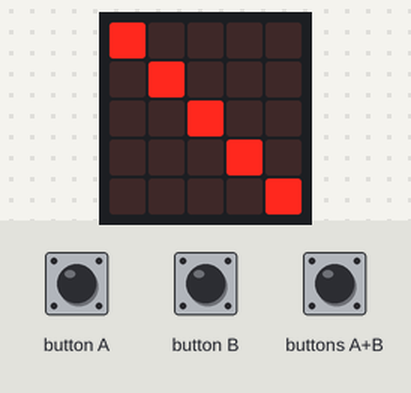
The program below on a simulated BBC micro:bit (MakeCode). Parts: the board's 5×5 LED display. The test bench sets the inputs (shaded band).

Above: at 0.1 s.
At 1.6 s:
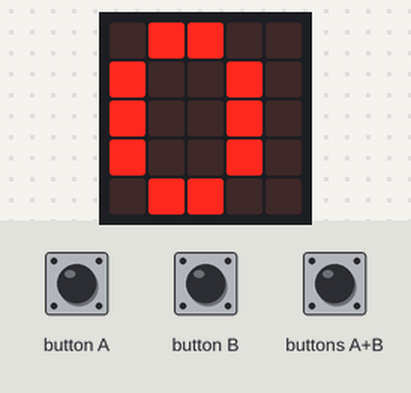
1.7 s: buttons A+B pressed for 0.15 s
At 2.12 s:
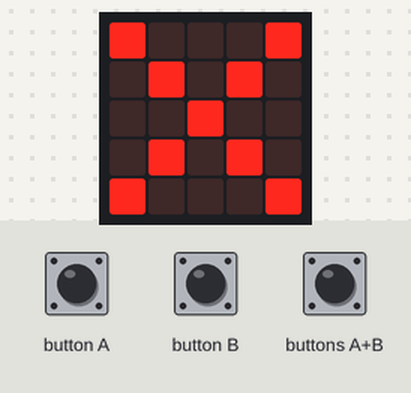
4.8 s: buttons A+B pressed for 1 s
Timing chart, 0 to 7.8 s (numbered marks = the images above; inputs shaded):
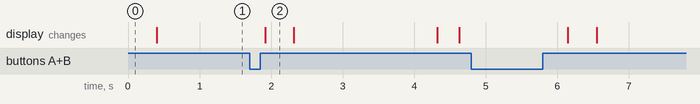

The program:

main.ts
```typescript
input.onButtonPressed(Button.A, function () {
    Contando = true
})
input.onButtonPressed(Button.AB, function () {
    Contando = false
    Minutos = 0
    Segundos = 0
    basic.showLeds(`
        # . . . #
        . # . # .
        . . # . .
        . # . # .
        # . . . #
        `)
    basic.pause(2000)
    basic.clearScreen()
})
input.onButtonPressed(Button.B, function () {
    Contando = false
})
let Segundos = 0
let Minutos = 0
let Contando = false
Contando = false
Minutos = 0
basic.showLeds(`
    # . . . .
    . # . . .
    . . # . .
    . . . # .
    . . . . #
    `)
basic.forever(function () {
    basic.showNumber(Minutos)
    if (Contando == true) {
        basic.pause(1000)
        Segundos += 1
    }
    if (Segundos == 60) {
        Minutos += 1
        Segundos = 0
        if (Minutos == 30) {
            music.play(music.stringPlayable("A F E F D G E F ", 120), music.PlaybackMode.UntilDone)
        }
    }
})
```

test.ts
```typescript
// aquí va el archivo "tests"; esto no se compilará cuando este paquete se utilice como una extensión.
```

Measured:
- after the input at 1.7 s, the display: changes after 0.22 s (image 2)
- what the display in image 2 shows lasts 0.4 s, from 1.9 s to 2.3 s
